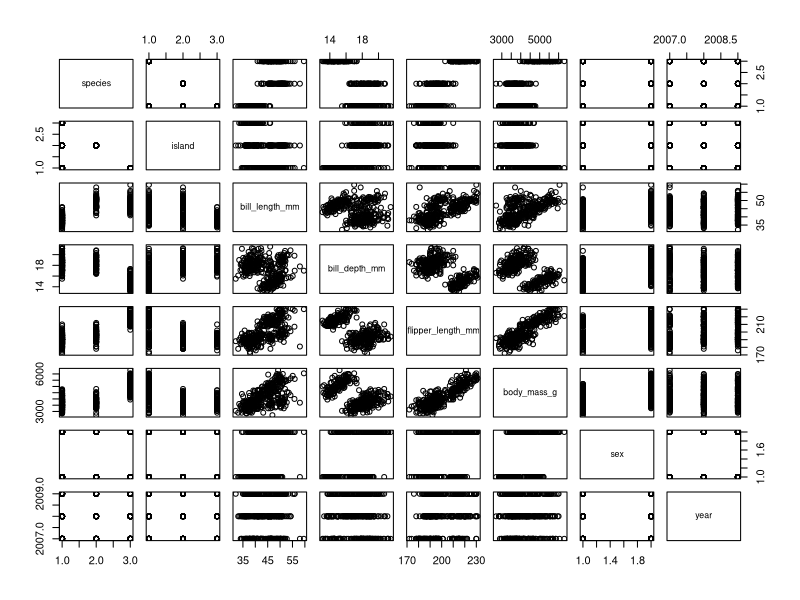
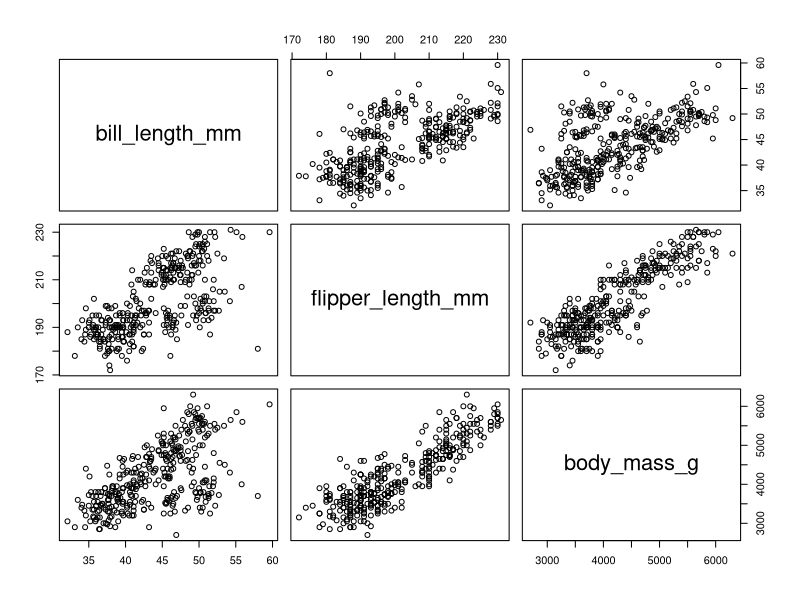
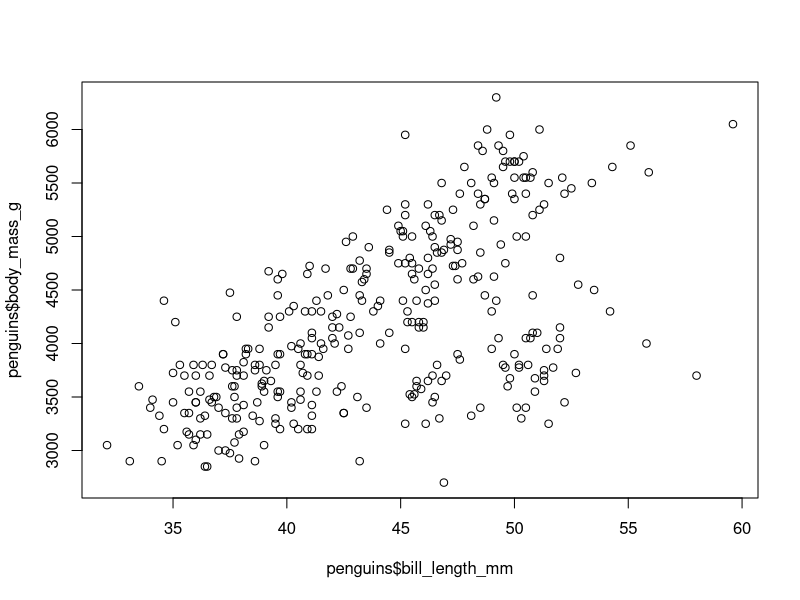
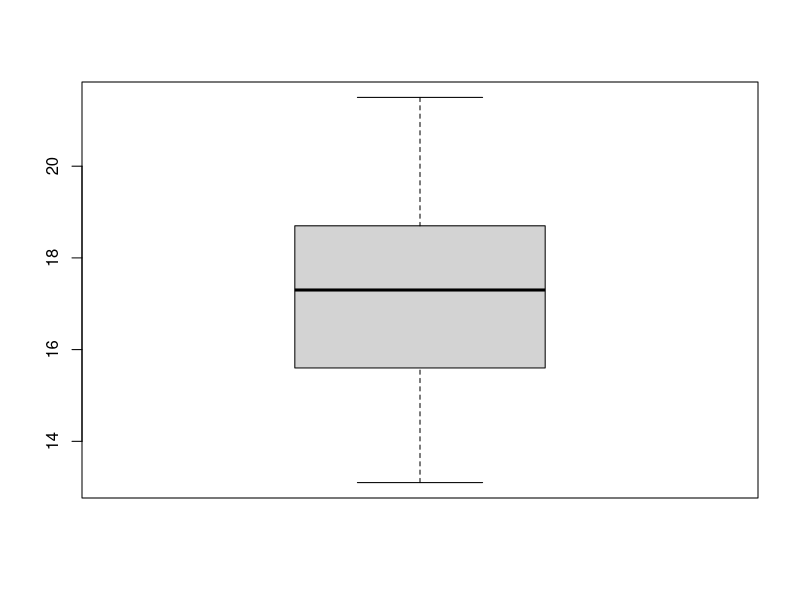
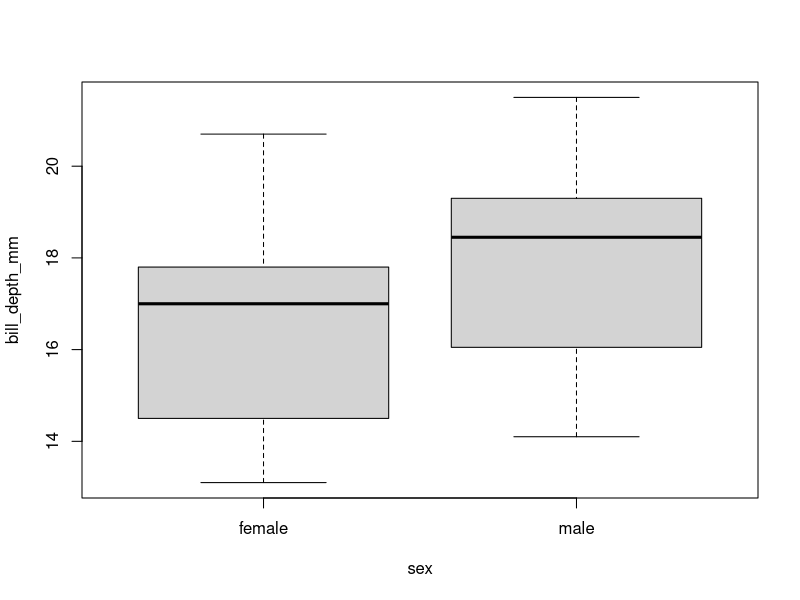
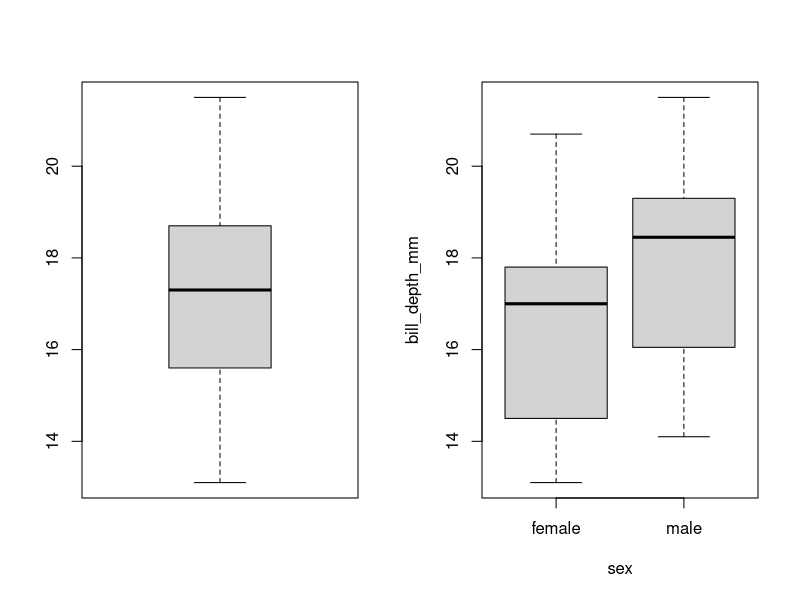
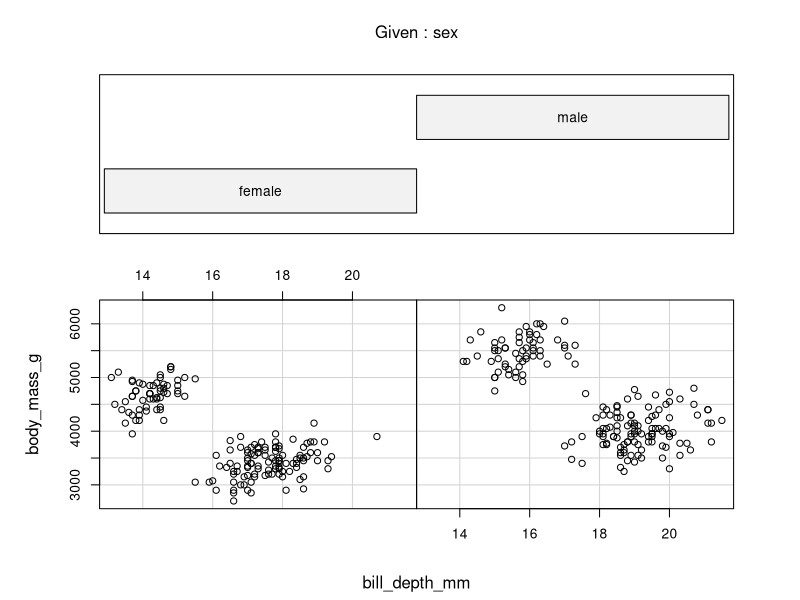
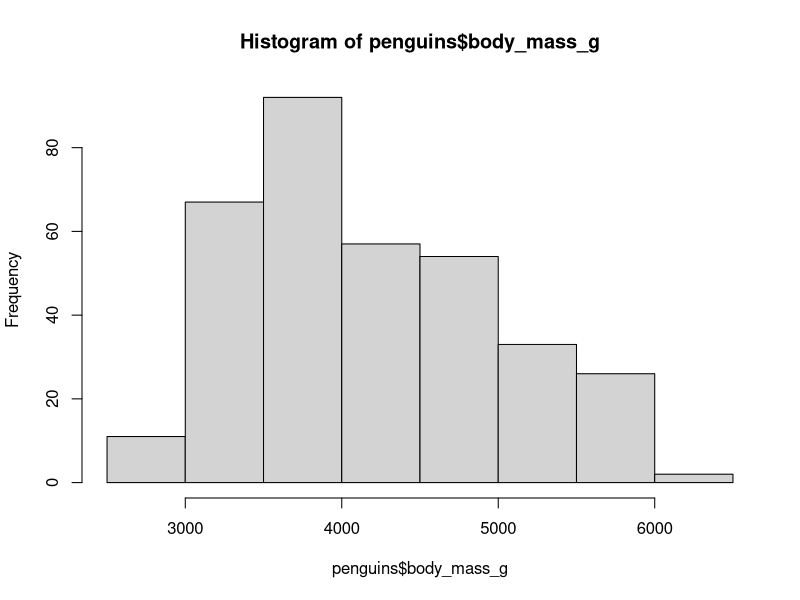

R code for these plots, in order:
## ---- chunk 1
install.packages("palmerpenguins")
require(palmerpenguins)
require(here)
install.packages("here")
## ---- chunk 2
penguins = data.frame(penguins)

class(penguins)

## ---- chunk 3

mean(penguins$body_mass_g, na.rm = TRUE)
head(penguins)
summary(penguins)

## ---- chunk 4

pairs(penguins)


pairs(penguins[, c("bill_length_mm", "flipper_length_mm", "body_mass_g")])


plot(penguins$bill_length_mm, penguins$body_mass_g)

## ---- chunk 5
boxplot(penguins$bill_depth_mm)
## ---- chunk 6
boxplot(bill_depth_mm ~ sex, data = penguins)

## ---- chunk 7
par(mfrow = c(1, 2))
boxplot(penguins$bill_depth_mm)
boxplot(bill_depth_mm ~ sex, data = penguins)
## ---- chunk 8
coplot(body_mass_g ~ bill_depth_mm | sex, data = penguins) 


## ---- chunk 9
require(here)
png(filename = here("basic_histogram.png"), width = 800, height = 600)
hist(penguins$body_mass_g)
dev.off()

## ---- chunk 10

png(filename = here("pairs_plot.png"), width = 800, height = 600)
pairs(penguins[, c("bill_length_mm", "flipper_length_mm", "body_mass_g")])
dev.off()

